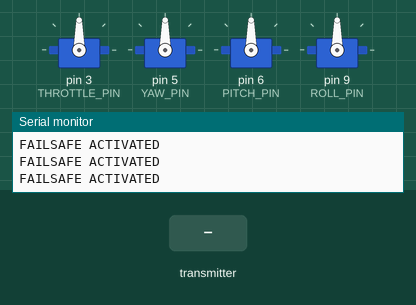
Recording of a sketch running on a simulated Arduino Mega 2560, built with avr-gcc and run on an emulated ATmega2560. Shown: 4 × servo, the last lines printed to the serial monitor. Inputs (shaded band) come from the test bench. No radio packets arrive unless stated.

Above: at 1.2 s.
1.3 s: the transmitter starts sending throttle = 0
At 1.6 s:
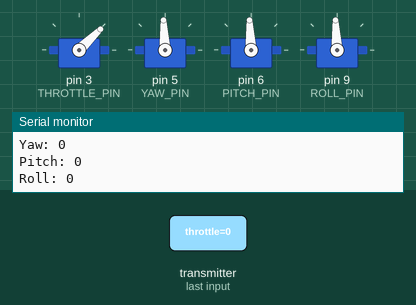
2.8 s: the transmitter starts sending yaw = 256
At 3.9 s:
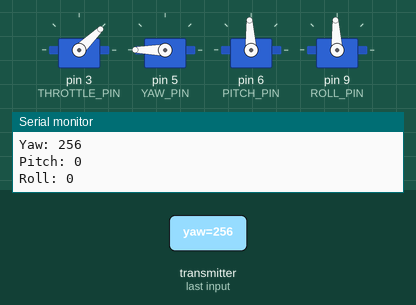
4.3 s: the transmitter starts sending pitch = 256
At 5.1 s:
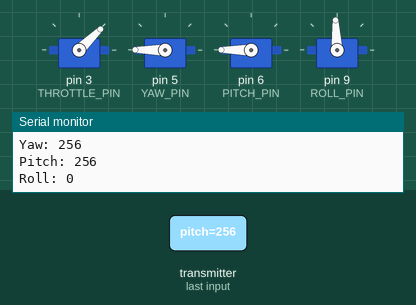
5.8 s: the transmitter starts sending roll = 256
At 6.2 s:
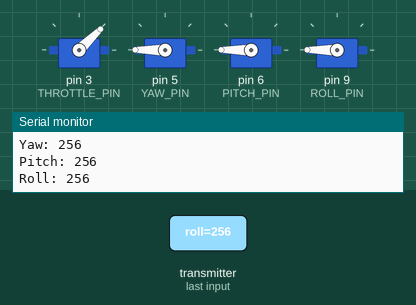
7.3 s: the transmitter starts sending throttle = 256
At 8.5 s:
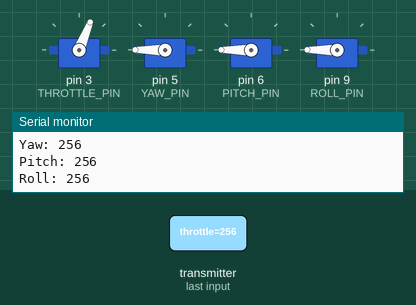
8.8 s: the transmitter starts sending yaw = 0
At 9.7 s:
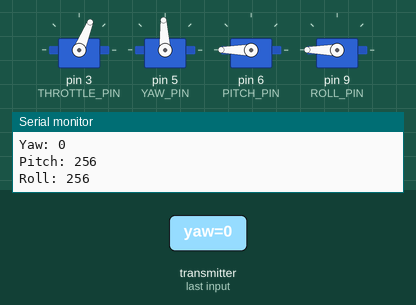
Timing chart, 0 to 11.3 s (numbered marks = the images above; inputs shaded):
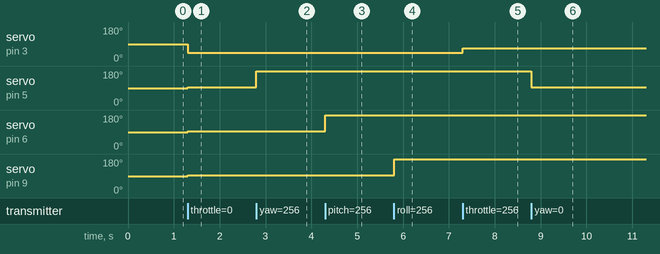

Measured:
- after the input at 1.3 s, servo on pin 3 (THROTTLE_PIN): 90° → 44° at once; servo on pin 5 (YAW_PIN), servo on pin 6 (PITCH_PIN), servo on pin 9 (ROLL_PIN): 90° → 93° at once
- after the input at 2.8 s, servo on pin 5 (YAW_PIN): 93° → 180° at once
- after the input at 4.3 s, servo on pin 6 (PITCH_PIN): 93° → 180° at once
- after the input at 5.8 s, servo on pin 9 (ROLL_PIN): 93° → 180° at once
- after the input at 7.3 s, servo on pin 3 (THROTTLE_PIN): 44° → 68° at once
- after the input at 8.8 s, servo on pin 5 (YAW_PIN): 180° → 93° at once

The sketch:

receiver.ino
```cpp
// receiver.ino

#include "config.h"
#include "lora_rx.h"
#include "pwm_output.h"
#include "failsafe.h"

ControlPacket packet;

unsigned long lastPacketTime = 0;

void setup() {

    Serial.begin(115200);

    initLoRaReceiver();
    initPWMOutputs();

    Serial.println("UAV Receiver Started");
}

void loop() {

    if (receiveControlPacket(packet)) {

        lastPacketTime = millis();

        updatePWMOutputs(packet);

        Serial.print("Throttle: ");
        Serial.println(packet.throttle);

        Serial.print("Yaw: ");
        Serial.println(packet.yaw);

        Serial.print("Pitch: ");
        Serial.println(packet.pitch);

        Serial.print("Roll: ");
        Serial.println(packet.roll);
    }

    checkFailsafe(lastPacketTime);
}
```

failsafe.h
```cpp
// failsafe.h

#ifndef FAILSAFE_H
#define FAILSAFE_H

#include "config.h"

void checkFailsafe(
    unsigned long lastPacketTime
) {

    if (
        millis() - lastPacketTime >
        FAILSAFE_TIMEOUT
    ) {

        Serial.println(
            "FAILSAFE ACTIVATED"
        );

        // Emergency stop logic
        // Return-To-Home logic
        // Motor shutdown logic

        analogWrite(THROTTLE_PIN, 0);
    }
}

#endif
```

lora_rx.cpp
```cpp
// lora_rx.cpp

#include "lora_rx.h"

void initLoRaReceiver() {

    LoRa.setPins(
        LORA_SS,
        LORA_RST,
        LORA_DIO0
    );

    if (!LoRa.begin(LORA_FREQ)) {

        Serial.println("LoRa Init Failed");

        while (1);
    }

    Serial.println("LoRa Receiver Initialized");
}

bool receiveControlPacket(
    ControlPacket &packet
) {

    int packetSize = LoRa.parsePacket();

    if (packetSize) {

        LoRa.readBytes(
            (uint8_t*)&packet,
            sizeof(packet)
        );

        return true;
    }

    return false;
}
```

lora_rx.h
```cpp
// lora_rx.h

#ifndef LORA_RX_H
#define LORA_RX_H

#include <SPI.h>
#include <LoRa.h>
#include "config.h"

void initLoRaReceiver();

bool receiveControlPacket(
    ControlPacket &packet
);

#endif
```

pwm_output.cpp
```cpp
// pwm_output.cpp

#include "pwm_output.h"

Servo throttleServo;
Servo yawServo;
Servo pitchServo;
Servo rollServo;

void initPWMOutputs() {

    throttleServo.attach(THROTTLE_PIN);
    yawServo.attach(YAW_PIN);
    pitchServo.attach(PITCH_PIN);
    rollServo.attach(ROLL_PIN);
}

void updatePWMOutputs(
    ControlPacket &packet
) {

    int throttlePWM = map(
        packet.throttle,
        0,
        1023,
        1000,
        2000
    );

    int yawPWM = map(
        packet.yaw,
        -100,
        100,
        1000,
        2000
    );

    int pitchPWM = map(
        packet.pitch,
        -100,
        100,
        1000,
        2000
    );

    int rollPWM = map(
        packet.roll,
        -100,
        100,
        1000,
        2000
    );

    throttleServo.writeMicroseconds(throttlePWM);

    yawServo.writeMicroseconds(yawPWM);

    pitchServo.writeMicroseconds(pitchPWM);

    rollServo.writeMicroseconds(rollPWM);
}
```

pwm_output.h
```cpp
// pwm_output.h

#ifndef PWM_OUTPUT_H
#define PWM_OUTPUT_H

#include <Servo.h>
#include "config.h"

void initPWMOutputs();

void updatePWMOutputs(
    ControlPacket &packet
);

#endif
```

config.h
```cpp
// config.h

#ifndef CONFIG_H
#define CONFIG_H

#include <Arduino.h>

// LoRa Pins
#define LORA_SS    53
#define LORA_RST   9
#define LORA_DIO0  2

#define LORA_FREQ 433E6

// PWM Output Pins
#define THROTTLE_PIN 3
#define YAW_PIN      5
#define PITCH_PIN    6
#define ROLL_PIN     9

// Failsafe Timeout
#define FAILSAFE_TIMEOUT 1000

struct ControlPacket {

    int throttle;
    int yaw;
    int pitch;
    int roll;

    bool arm;
    bool mode;
    bool rth;
};

#endif
```
